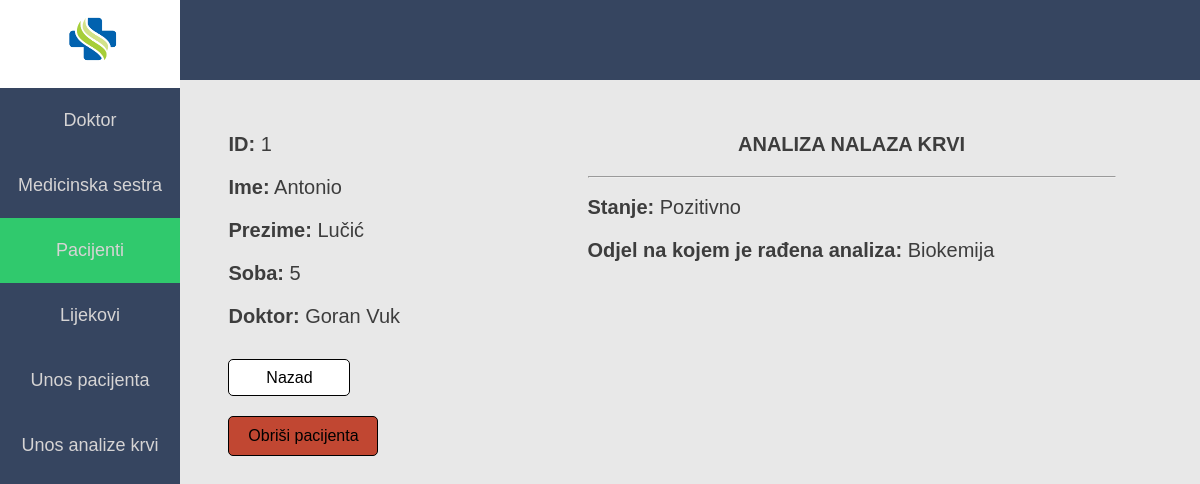
The app's page /detalji_pacijent.php?id=1 with its own data.
### tables this page shows
CREATE TABLE Pacijent(
id INT PRIMARY KEY NOT NULL,
ime VARCHAR(30),
prezime VARCHAR(30),
soba INT NOT NULL REFERENCES Soba(broj_sobe),
doktor INT NOT NULL REFERENCES Doktor(id));

CREATE TABLE Doktor(
id INT PRIMARY KEY NOT NULL,
ime VARCHAR(30),
prezime VARCHAR(30));

CREATE TABLE Analiza_krvi(
sifra INT PRIMARY KEY NOT NULL,
stanje VARCHAR(9),
pacijent INT REFERENCES Pacijent(id),
odjel INT REFERENCES Odjeli(sifra));

CREATE TABLE Odjeli(
sifra INT PRIMARY KEY NOT NULL,
naziv VARCHAR(30));

### detalji_pacijent.php (the view, shortened to what this page needs)
<html>
<head>
     <link rel="stylesheet" href="style.css">
</head>
<body bgcolor="#e8e8e8">
   <header>
   </header>
   <div class="menu">
   	<div class="logo_space">
   		<a href="index.php"><img src="images/logo.png" style="width: 80px; height:75px; margin-left: 30%;" ></a>
   	</div>
    <a href="doktori.php"><div class="item">Doktor</div></a>
    <a href="sestra.php"><div class="item">Medicinska sestra</div></a>
    <a href="pacijenti.php"><div class="item" id="selected_item">Pacijenti</div></a>
    <a href="lijekovi.php"><div class="item">Lijekovi</div></a>
    <a href="unos_pacijenta.php"><div class="item">Unos pacijenta</div></a>
    <a href="unos_analize.php"><div class="item">Unos analize krvi</div></a>
   </div>
    <div class="body">
      <div class="details_space">
   <?php
         $id = $_GET['id'];
         require('connection.php');
         $pacijent = mysqli_query($db, "SELECT Pacijent.id, Pacijent.ime, Pacijent.prezime, Pacijent.soba, Doktor.ime AS ime2,
          Doktor.prezime AS prezime2
          FROM Pacijent, Doktor
          WHERE Pacijent.doktor = Doktor.id AND Pacijent.id = $id");
         while($row = mysqli_fetch_array($pacijent)){
         echo "<p class='details'><b>ID:</b> " . $row['id'] ."</p>
         <p class='details'><b>Ime:</b> " . $row['ime'] ."</p>
         <p class='details'><b>Prezime:</b> ". $row['prezime'] ."</p>
         <p class='details'><b>Soba:</b> ". $row['soba'] ."</p>
         <p class='details'><b>Doktor:</b> ". $row['ime2'] . " ". $row['prezime2'] ."</p>
         <a href='pacijenti.php'><div class='back_button'>Nazad</div></a>
         <form method='post' action='delete.php'>
         <input type='hidden' name='pacijent_id' value='".$row['id']."' />
         <input type='submit' name='Potvrdi' class='delete' value='Obriši pacijenta' onclick='return checkDelete()''>
         </form>
         </div>";
        }
        $analiza = mysqli_query($db, "SELECT Pacijent.id, Analiza_krvi.stanje, Odjeli.naziv
          FROM Pacijent, Analiza_krvi, Odjeli
          WHERE Pacijent.id = Analiza_krvi.pacijent AND Analiza_krvi.odjel = Odjeli.sifra AND Pacijent.id = $id");
         while($row2 = mysqli_fetch_array($analiza)){
         echo "<div class='blood_test'>
         <p class='details' style='text-align:center;'><b>ANALIZA NALAZA KRVI</b></p>
         <hr></br>
         <p class='details'><b>Stanje: </b>". $row2['stanje'] ."</p>
         <p class='details'><b>Odjel na kojem je rađena analiza: </b>". $row2['naziv'] ."</p>
         </div>";
        }
      ?>
    </div>
</body>
</html>

### style.css (style rules this page uses)
* { margin:0; padding: 0; }
body { font-family: sans-serif; color:#3d3d3d; }
a { text-decoration: none; }
header { width: 100%; height: 10%; background-color: #364560; float: left; }
.logo_space { left: 0; height: 10%; width: 100%; background-color: white; }
.menu { width: 15%; height: 100%; background-color: #364560; position: fixed; left: 0; top: 0; float: left; }
.item { width: 100%; height: 65px; font-size: 18px; color: #d6d4d4; text-align: center; line-height: 65px; }
#selected_item { background-color: #30c96d; }
.body { float: left; width: 88%; margin-left: 12%; margin-top: 0; height: 100%; }
.details_space { width: 30%; margin-top: 5%; margin-left: 8%; float: left; }
.details { font-size: 20px; margin-bottom: 20px; }
.back_button { width: 120px; height: 35px; line-height: 35px; text-align: center; background-color: white; border:1px solid black; border-radius: 5px; transition:0.5s; color: black; margin-top: 10%; }
.blood_test { float: right; width: 50%; height: 250px; margin-right: 8%; margin-top: 5% }
input { width: 150px; height: 30px; margin-top: 10px; }
.delete { width: 150px; height: 40px; border:1px solid black; border-radius: 5px; margin-top: 20px; background-color: #c14732; font-size: 16px; transition:0.5s; }

### records on screen
pacijent: id "1", ime "Antonio", prezime "Lučić", soba "5", doktor.ime "Goran", doktor.prezime "Vuk"
analiza_krvi: stanje "Pozitivno", odjel.naziv "Biokemija"
